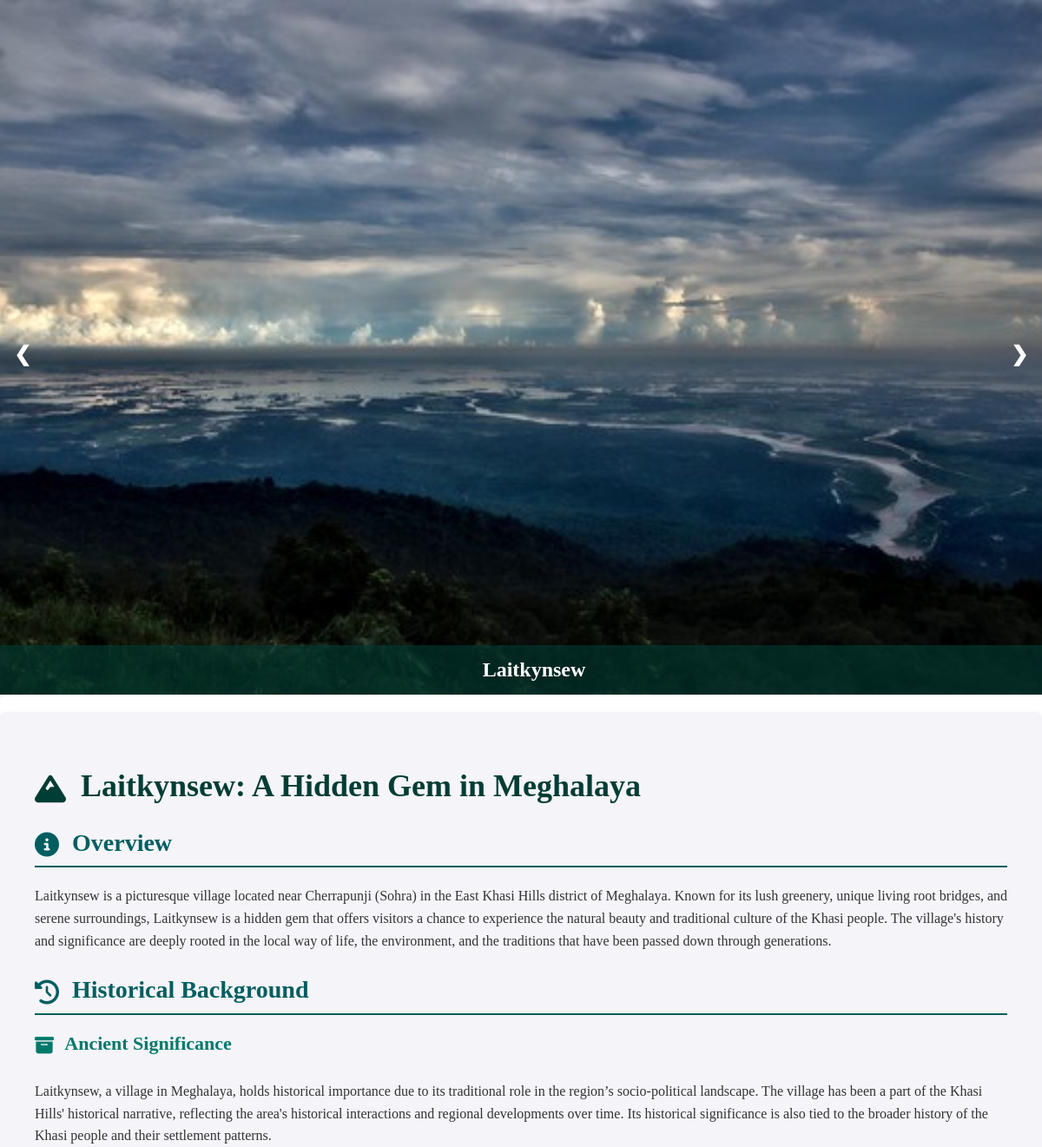
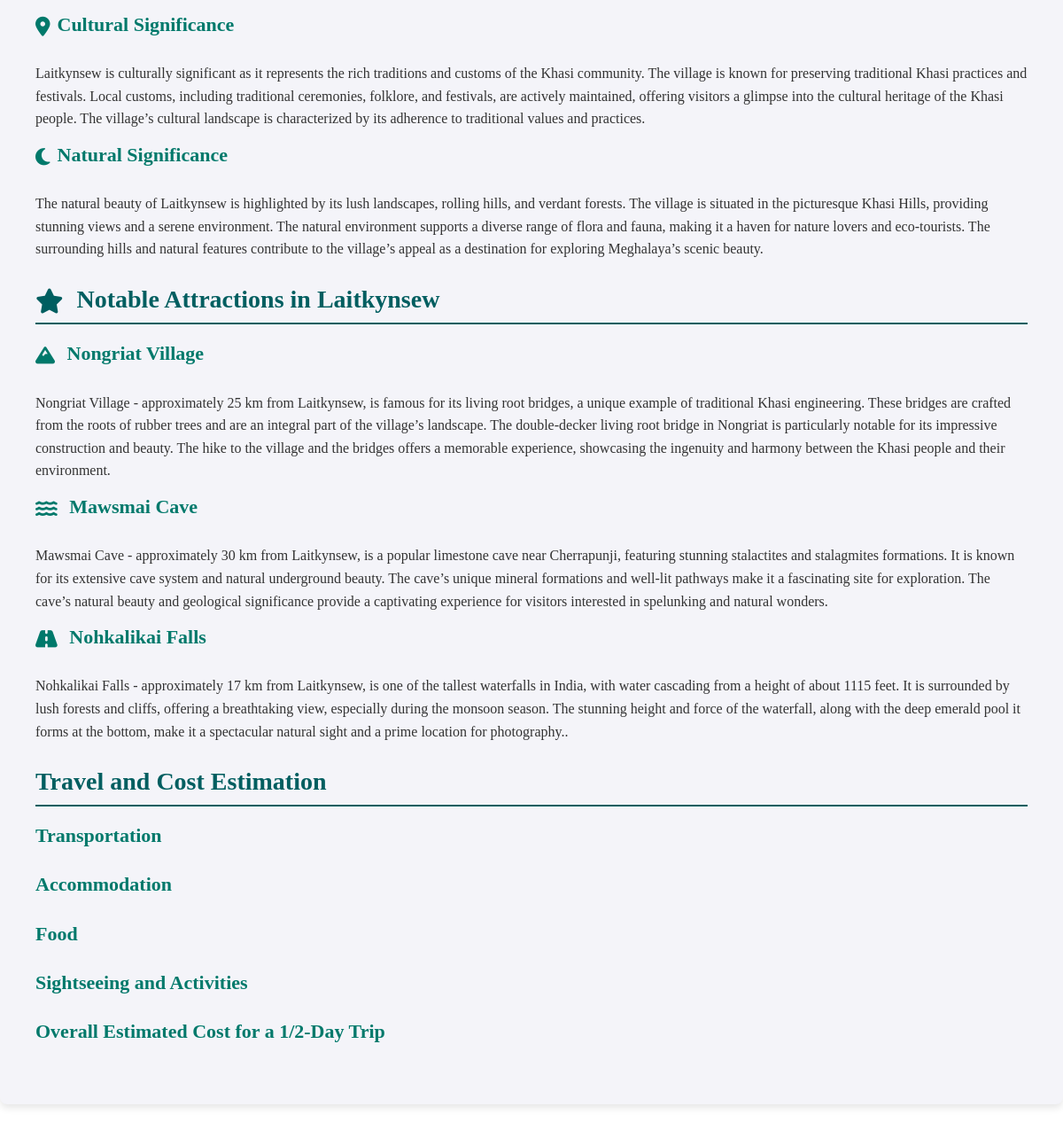
The app's page /stories/east/Meghalaya/Laitkynsew with its own data (2 pictures, top to bottom).
### app/models.py (models this page shows, shortened)
class Place(models.Model):
    place_name = models.CharField(max_length=100)
    state = models.ForeignKey(State, related_name='places', on_delete=models.CASCADE)
    story = models.TextField()
    image1 = models.ImageField(upload_to='media/')
    image2 = models.ImageField(upload_to='media/')
    image3 = models.ImageField(upload_to='media/')

class State(models.Model):
    state_name = models.CharField(max_length=50)
    direction = models.CharField(max_length=50)

class hist_back(models.Model):
    place = models.ForeignKey(Place, related_name='histories', on_delete=models.CASCADE)
    head = models.TextField()
    info = models.TextField()

class Nearby_Place(models.Model):
    placename = models.CharField(max_length=100)
    main_place = models.ForeignKey(Place,related_name='nearby_places', on_delete=models.CASCADE)
    desc = models.TextField()

### app/views.py (the view)
# urls.py: path('stories/<str:direction>/<str:state>/<str:place>',views.place,name='place'),
def place(request, direction, state, place):
    place_obj = get_object_or_404(Place, place_name=place,state__state_name=state)
    nearby_places = place_obj.nearby_places.all()
    histories = place_obj.histories.all()
    transportation = place_obj.travel_and_cost.filter(category='TRANSPORTATION')
    accommodation = place_obj.travel_and_cost.filter(category='ACCOMMODATION')
    food = place_obj.travel_and_cost.filter(category='FOOD')
    sightseeing = place_obj.travel_and_cost.filter(category='SIGHTSEEING')
    overall_cost = place_obj.travel_and_cost.filter(category='OVERALL_COST')
    context = {
        'place':place_obj,'nearbyplaces':nearby_places,'histories':histories,
        'transportation': transportation,
        'accommodation': accommodation,
        'food': food,
        'sightseeing': sightseeing,
        'overall_cost': overall_cost
    }
    return render(request, 'index2.html', context)

### app/templates/index2.html (shortened to what this page needs)
<!DOCTYPE html>
<html lang="en">
  {% load static %}
  <head>
    <link
      rel="stylesheet"
      href="https://cdnjs.cloudflare.com/ajax/libs/font-awesome/6.4.0/css/all.min.css"
    />
    <link rel="stylesheet" href="{% static "css/style2.css" %}">
  </head>
  <body>
      <div class="btn_one">
        <label for="check">
        </label>
      </div>
    <div class="slideshow-container">
        <div class="slide active">
            <img src="/media/{{place.image1}}" alt="Image 1">
        </div>
        <a class="prev" onclick="plusSlides(-1)">&#10094;</a>
        <a class="next" onclick="plusSlides(1)">&#10095;</a>
        <div class="caption">{{place.place_name}}</div>
    </div>
    <div class="content">
        <h1><i class="fas fa-mountain icon"></i> {{place.place_name}}: A Hidden Gem in {{place.state.state_name}}</h1>
        <h3><i class="fas fa-info-circle icon"></i> Overview</h3>
        <p>{{place.story}}</p>
        <h3><i class="fas fa-history icon"></i> Historical Background</h3>
        <h4><i class="fas fa-archive icon"></i> {{histories.0.head}}</h4>
        <p>{{histories.0.info}}</p>
        <h4><i class="fas fa-map-marker-alt icon"></i>{{histories.1.head}}</h4>
        <p>{{histories.1.info}}</p>
        <h4><i class="fas fa-moon icon"></i>{{histories.2.head}}</h4>
        <p>{{histories.2.info}}</p>
        <h3><i class="fas fa-star icon"></i> Notable Attractions in {{place.place_name}}</h3>
        <h4><i class="fas fa-mountain icon"></i> {{nearbyplaces.0.placename}}</h4>
        <p>{{nearbyplaces.0.desc}}</p>
        <h4><i class="fas fa-water icon"></i> {{nearbyplaces.1.placename}}</h4>
        <p>{{nearbyplaces.1.desc}}</p>
        <h4><i class="fas fa-road icon"></i> {{nearbyplaces.2.placename}}</h4>
        <p>{{nearbyplaces.2.desc}}.</p>
        <h3>Travel and Cost Estimation</h3>
        <h4>Transportation</h4>
<h4>Accommodation</h4>
<h4>Food</h4>
<h4>Sightseeing and Activities</h4>
<h4>Overall Estimated Cost for a 1/2-Day Trip</h4>
    </div>
</body>
</html>

### app/static/css/style2.css (style rules this page uses)
body, html { font-family: 'Lora', serif; margin: 0; padding: 0; width: 100%; height: 100%; overflow-x: hidden; }
.slideshow-container { position: relative; width: 100%; height: 100vh; overflow: hidden; }
.slide { display: none; text-align: center; width: 100%; height: 100%; }
.slide img { width: 100%; height: 100%; object-fit: cover; }
.active { display: block; }
.caption { position: absolute; bottom: 0; width: 100%; padding: 15px; font-size: 24px; background-color: rgb(0, 61, 52,0.6); color: #fff; font-weight: 600; text-align: center; }
.prev, .next { cursor: pointer; position: absolute; top: 50%; width: auto; padding: 16px; margin-top: -22px; color: #fff; font-weight: bold; font-size: 24px; transition: 0.6s ease; border-radius: 0 3px 3px 0; user-select: none; }
.prev { left: 0; border-radius: 3px 0 0 3px; }
.next { right: 0; border-radius: 0 3px 3px 0; }
.content { padding: 40px; background-color: #f4f4f9; color: #333; max-width: 1200px; margin: 20px auto; border-radius: 8px; box-shadow: 0 4px 8px rgba(0,0,0,0.1); }
h1 { font-size: 36px; color: #003d34; margin-bottom: 20px; }
h3 { font-size: 28px; color: #005e60; border-bottom: 2px solid #005e60; padding-bottom: 10px; margin-bottom: 20px; }
h4 { font-size: 22px; color: #00796b; margin-top: 15px; }
p { line-height: 1.6; margin: 10px 0; }
.icon { margin-right: 8px; vertical-align: middle; }
.btn_one { color: rgb(96, 2, 0); font-size: 30px; font-weight: 700; position: absolute; left: 16px; line-height: 60px; cursor: pointer; transition: all 0.3s linear; }
.sidebar_menu .menu i,a { text-decoration: none; color: rgb(0, 64, 124); font-size: 20px; }

### records on screen
Place: image1 (picture), place_name "Laitkynsew", state.state_name "Meghalaya", story "Laitkynsew is a picturesque village located near Cherrapunji (Sohra) in the East Khasi Hills district of Meghalaya. Known for its lush greenery, unique living root bridges, and serene surroundings, Laitkynsew is a hidden gem that offers visitors a chance to experience the natural beauty and traditional culture of the Khasi people. The village's history and significance are deeply rooted in the local way of life, the environment, and the traditions that have been passed down through generations.", id.head "Ancient Significance", id.placename "Nongriat Village"
hist_back: place+info "Laitkynsew, a village in Meghalaya, holds historical importance due to its traditional role in the region’s socio-political landscape. The village has been a part of the Khasi Hills' historical narrative, reflecting the area's historical interactions and regional developments over time. Its historical significance is also tied to the broader history of the Khasi people and their settlement patterns."
hist_back: place+head "Cultural Significance", place+info "Laitkynsew is culturally significant as it represents the rich traditions and customs of the Khasi community. The village is known for preserving traditional Khasi practices and festivals. Local customs, including traditional ceremonies, folklore, and festivals, are actively maintained, offering visitors a glimpse into the cultural heritage of the Khasi people. The village’s cultural landscape is characterized by its adherence to traditional values and practices."
hist_back: place+head "Natural Significance", place+info "The natural beauty of Laitkynsew is highlighted by its lush landscapes, rolling hills, and verdant forests. The village is situated in the picturesque Khasi Hills, providing stunning views and a serene environment. The natural environment supports a diverse range of flora and fauna, making it a haven for nature lovers and eco-tourists. The surrounding hills and natural features contribute to the village’s appeal as a destination for exploring Meghalaya’s scenic beauty."
Nearby_Place: main_place+desc "Nongriat Village - approximately 25 km from Laitkynsew, is famous for its living root bridges, a unique example of traditional Khasi engineering. These bridges are crafted from the roots of rubber trees and are an integral part of the village’s landscape. The double-decker living root bridge in Nongriat is particularly notable for its impressive construction and beauty. The hike to the village and the bridges offers a memorable experience, showcasing the ingenuity and harmony between the Khasi people and their environment."
Nearby_Place: main_place+placename "Mawsmai Cave", main_place+desc "Mawsmai Cave - approximately 30 km from Laitkynsew, is a popular limestone cave near Cherrapunji, featuring stunning stalactites and stalagmites formations. It is known for its extensive cave system and natural underground beauty. The cave’s unique mineral formations and well-lit pathways make it a fascinating site for exploration. The cave’s natural beauty and geological significance provide a captivating experience for visitors interested in spelunking and natural wonders."
Nearby_Place: main_place+placename "Nohkalikai Falls", main_place+desc "Nohkalikai Falls - approximately 17 km from Laitkynsew, is one of the tallest waterfalls in India, with water cascading from a height of about 1115 feet. It is surrounded by lush forests and cliffs, offering a breathtaking view, especially during the monsoon season. The stunning height and force of the waterfall, along with the deep emerald pool it forms at the bottom, make it a spectacular natural sight and a prime location for photography."
